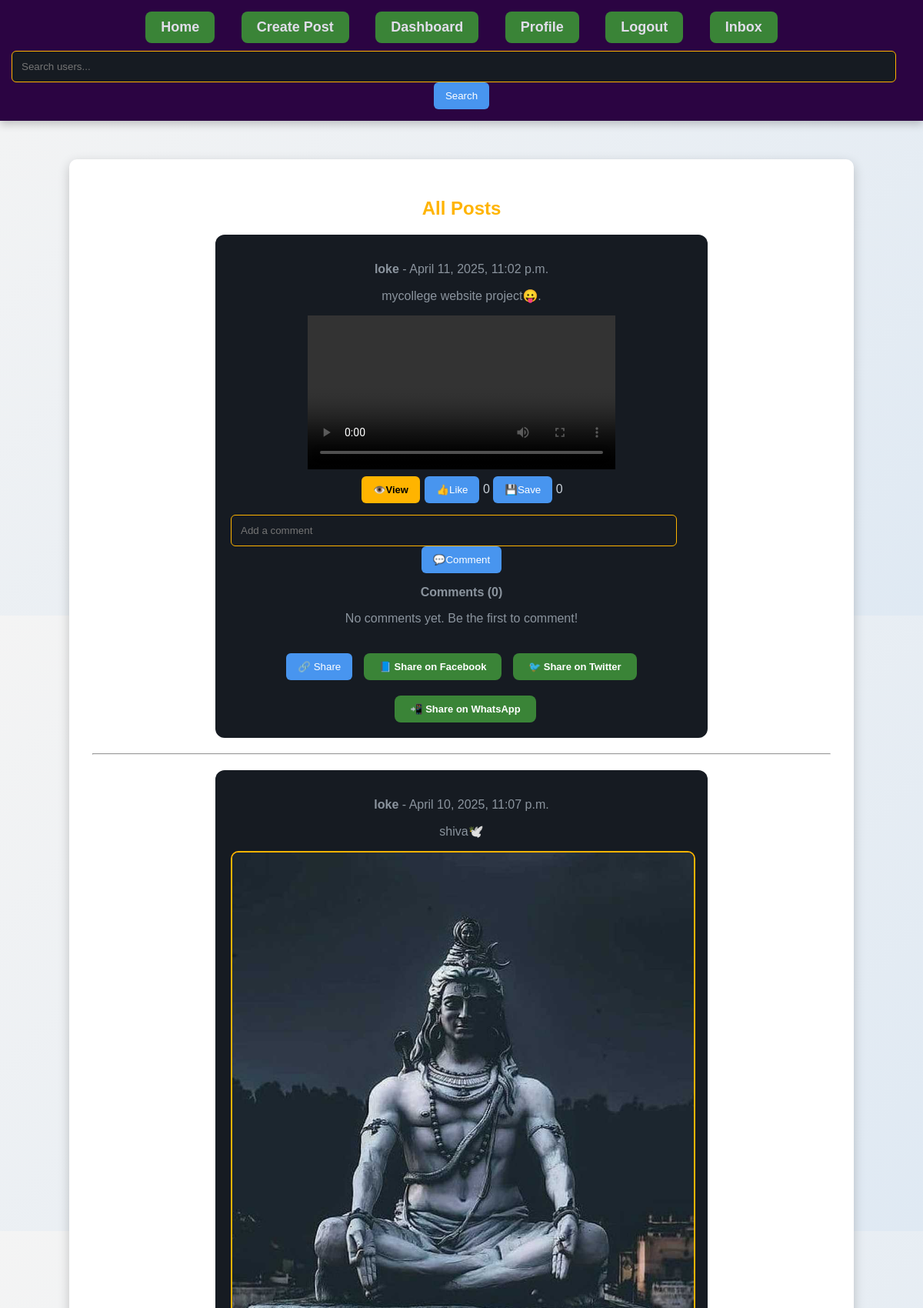
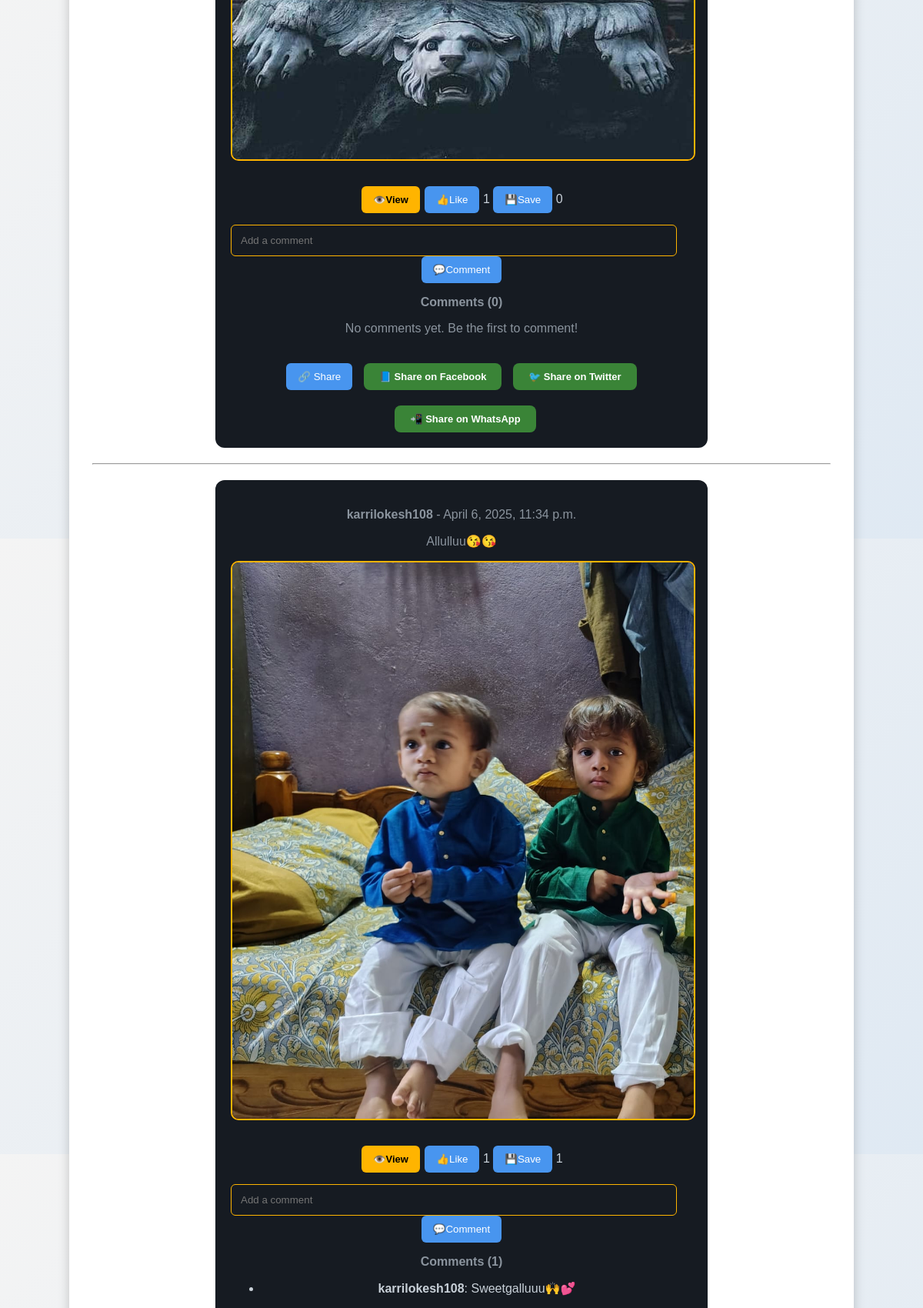
/posts/ (upper part), run on the app's committed database (2 pictures, top to bottom).
### posts/models.py (models this page shows, shortened)
class Post(models.Model):
    user = models.ForeignKey(User, on_delete=models.CASCADE, related_name="posts")
    content = models.TextField()
    image = models.ImageField(upload_to="post_images/", null=True, blank=True)
    created_at = models.DateTimeField(auto_now_add=True)
    updated_at = models.DateTimeField(auto_now_add=True)
    video = models.FileField(upload_to="posts/videos/", blank=True, null=True)
    likes = models.ManyToManyField(User, related_name="liked_posts", blank=True)
    saved_by = models.ManyToManyField(User, related_name="saved_posts", blank=True)
    class Meta:
        ordering = ["-created_at"]  # Show latest posts first
        verbose_name_plural = "Posts"
    def total_likes(self):
        return self.likes.count()
    def total_saves(self):
        return self.saved_by.count()

class Comment(models.Model):
    user = models.ForeignKey(User, on_delete=models.CASCADE)
    post = models.ForeignKey(Post, on_delete=models.CASCADE, related_name="comments")
    content = models.TextField()
    created_at = models.DateTimeField(auto_now_add=True)
    class Meta:
        ordering = ["-created_at"]  # Show latest comments first
        verbose_name_plural = "Comments"

### users/models.py (models this page shows, shortened)
class CustomUser(AbstractBaseUser, PermissionsMixin):
    name = models.CharField(max_length=20)
    email = models.EmailField(unique=True)
    age = models.IntegerField()
    phone= models.CharField(max_length=15, unique=True, null=True, blank=True)
    otp = models.CharField(max_length=6, null=True, blank=True)
    profile_pic = models.ImageField(upload_to='profile_pics/', null=True, blank=True, default="profile_pics/default-profile.png")
    username = models.CharField(max_length=30, unique=True, null=True, blank=True)
    bio = models.TextField(null=True, blank=True)
    first_name = models.CharField(max_length=30, null=True, blank=True)
    last_name = models.CharField(max_length=30, null=True, blank=True)
    gender = models.CharField(max_length=10, choices=[("Male", "Male"), ("Female", "Female"), ("Other", "Other")], null=True, blank=True)
    location = models.CharField(max_length=100, null=True, blank=True)
    linkedin = models.URLField(null=True, blank=True)
    github = models.URLField(null=True, blank=True)
    is_active = models.BooleanField(default=True)
    is_staff = models.BooleanField(default=False)
    firebase_uid = models.CharField(max_length=50, blank=True, null=True)
    followers = models.ManyToManyField('self', symmetrical=False, related_name='following', blank=True)
    objects = CustomUserManager()
    USERNAME_FIELD = "email"
    REQUIRED_FIELDS = ["name", "age", "phone"]

### posts/views.py (the view)
# urls.py: path('', PostListView.as_view(), name='post-list'),
class PostListView(ListView):
    model = Post
    template_name = 'posts/post_list.html'
    context_object_name = 'posts'
    ordering = ['-created_at']

### posts/templates/posts/post_list.html (shortened to what this page needs)
{% extends 'posts/base.html' %}
{% load static %}
{% block content %}
<link rel="stylesheet" href="{% static 'posts/post_list.css' %}">
<h2>All Posts</h2>
{% for post in posts %}
    <div class="post" data-post-id="{{ post.id }}">
        <p><strong>{{ post.user.username }}</strong> - {{ post.created_at }}</p>
        <p>{{ post.content }}</p>
        {% if post.image %}
            <img src="{{ post.image.url }}" alt="Post Image" style="max-width: 100%; height: auto;">
        {% endif %}
        {% if post.video %}
        <video width="400" controls>
            <source src="{{ post.video.url }}" type="video/mp4">
        </video>
    {% endif %}
        <br>
        <a href="{% url 'post-detail' post.id %}" class="btn btn-primary">👁️View</a>
        <form action="{% url 'like-post' post.id %}" method="POST" style="display: inline;">
            <button class="like-btn" data-post-id="{{ post.id }}">
                {% if request.user in post.likes.all %}
                    👎UnLike
                {% else %}
                    👍Like
                {% endif %}
            </button>
            <span id="like-count-{{ post.id }}">{{ post.total_likes }}</span>
        </form>
        <form action="{% url 'save-post' post.id %}" method="POST" style="display: inline;">
            <button type="submit">
                {% if request.user in post.saved_by.all %}
                    ❌UnSave
                {% else %}
                    💾Save
                {% endif %}
            </button>
            <span>{{ post.total_saves }}</span>
        </form>
        <form action="{% url 'add-comment' post.id %}" method="POST">
            <input type="text" name="content" placeholder="Add a comment" required>
            <button type="submit">💬Comment</button>
        </form>
        <p><strong>Comments ({{ post.comments.count }})</strong></p>
        {% if post.comments.exists %}
            <ul id="limited-comments-{{ post.id }}">
                {% for comment in post.comments.all|slice:"-2:" %}
                    <li><strong>{{ comment.user.username }}</strong>: {{ comment.content }}</li>
                {% endfor %}
            </ul>
        {% else %}
            <p>No comments yet. Be the first to comment!</p>
        {% endif %}
        <button class="share-btn" data-post-url="{{ request.build_absolute_uri|slice:':-1' }}{% url 'post-detail' post.id %}">🔗 Share</button>
        <a href="https://www.facebook.com/sharer/sharer.php?u={{ request.build_absolute_uri|slice:':-1' }}{% url 'post-detail' post.id %}" target="_blank">
            📘 Share on Facebook
        </a>
        <a href="https://twitter.com/intent/tweet?url={{ request.build_absolute_uri|slice:':-1' }}{% url 'post-detail' post.id %}&text=Check%20this%20post!" target="_blank">
            🐦 Share on Twitter
        </a>
        <a href="https://api.whatsapp.com/send?text={{ request.build_absolute_uri|slice:':-1' }}{% url 'post-detail' post.id %}" target="_blank">
            📲 Share on WhatsApp
        </a>
    </div>
    <hr>
{% endfor %}
{% endblock %}

### posts/static/posts/base.css (style rules this page uses)
body { font-family: Arial, sans-serif; background: linear-gradient(135deg, #381271, #dfe9f3); margin: 0; padding: 0; animation: fadeIn 1s ease-in-out; }
a { display: inline-block; margin-top: 20px; margin-left: 10px; color: white; font-size: 13px; font-weight: bold; text-decoration: none; background: #7ac877; padding: 10px 20px; border-radius: 8px; transition: all 0.3s ease-in-out; }
body { font-family: Arial, sans-serif; background: linear-gradient(135deg, #f4f4f4, #dfe9f3); margin: 0; padding: 0; animation: fadeIn 1s ease-in-out; }
a { display: inline-block; margin-top: 20px; margin-left: 10px; color: white; font-size: 13px; font-weight: bold; text-decoration: none; background: #3a8437; padding: 10px 20px; border-radius: 8px; transition: all 0.3s ease-in-out; }

### posts/static/posts/post_list.css (style rules this page uses)
body { font-family: Arial, sans-serif; margin: 0; padding: 0; background-color: #0d1117; color: #c9d1d9; }
h2 { text-align: center; color: #ffb400; animation: fadeIn 1s ease-in-out; }
.post { background: #161b22; border-radius: 12px; box-shadow: 0 4px 10px rgba(255, 255, 255, 0.1); padding: 20px; margin: 20px auto; max-width: 600px; animation: slideIn 0.5s ease-in-out; }
.post p { color: #8b949e; }
img { border-radius: 10px; max-width: 100%; height: auto; display: block; margin: 10px auto; border: 2px solid #ffb400; }
.btn { display: inline-block; padding: 10px 15px; margin: 5px 2px; border-radius: 6px; text-decoration: none; font-weight: bold; text-align: center; transition: all 0.3s ease-in-out; }
.btn-primary { background-color: #ffb400; color: black; }
button { background: #4895ef; color: white; border: none; padding: 10px 15px; border-radius: 6px; cursor: pointer; transition: transform 0.3s, background 0.3s; }
input[type="text"] { width: calc(100% - 20px); padding: 12px; border: 1px solid #ffb400; border-radius: 6px; margin-top: 10px; background: #161b22; color: white; display: block; box-sizing: border-box; }

### data on the page
Post: user.username "loke", created_at "April 11, 2025, 11:02 p.m.", content "mycollege website project😛.", shows "👍Like", total_likes "0", shows "💾Save", total_saves "0", comments.count "0", shows "No comments yet. Be the first to comment!"
Post: user.username "loke", created_at "April 10, 2025, 11:07 p.m.", content "shiva🕊️", image (picture), shows "👍Like", total_likes "1", shows "💾Save", total_saves "0", comments.count "0", shows "No comments yet. Be the first to comment!"
Post: user.username "karrilokesh108", created_at "April 6, 2025, 11:34 p.m.", content "Allulluu😘😘", image (picture), shows "👍Like", total_likes "1", shows "💾Save", total_saves "1", comments.count "1"
Comment: user.username "karrilokesh108", content "Sweetgalluuu🙌💕"
